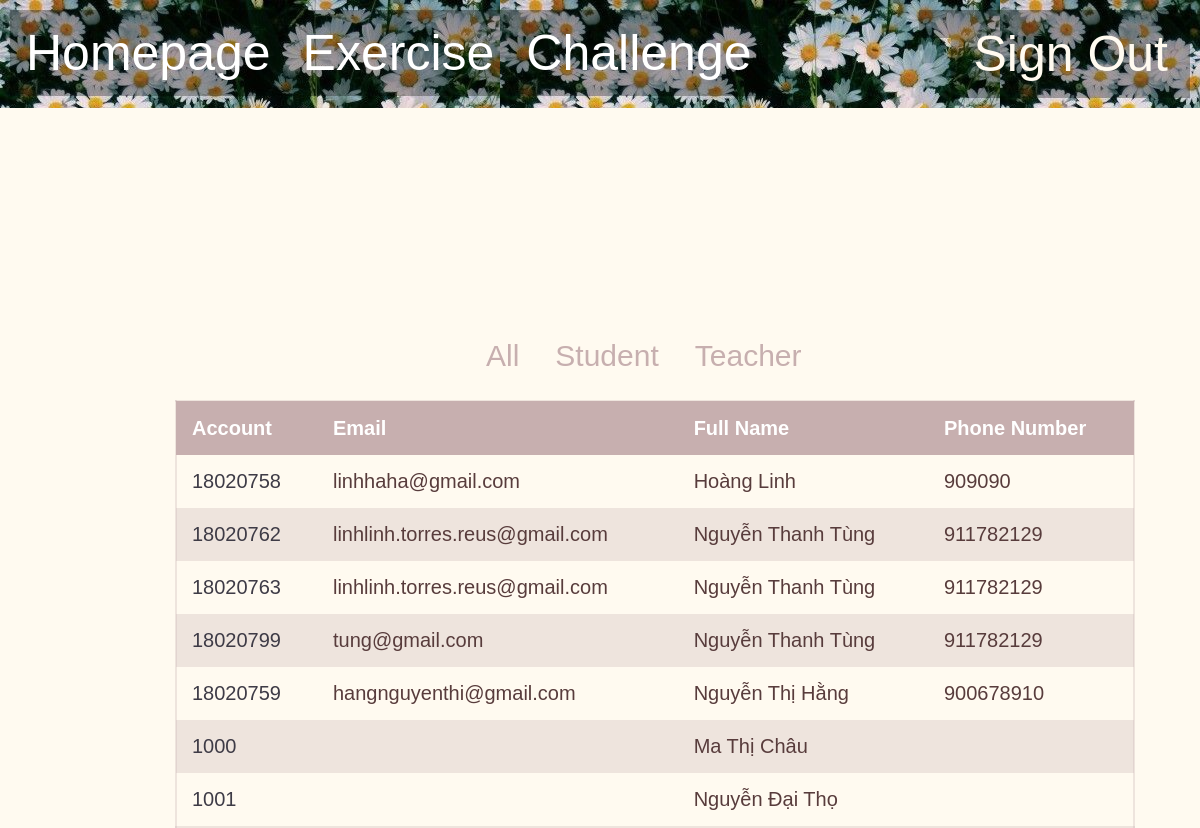
Before: /listOfUsers.php with the older database file.
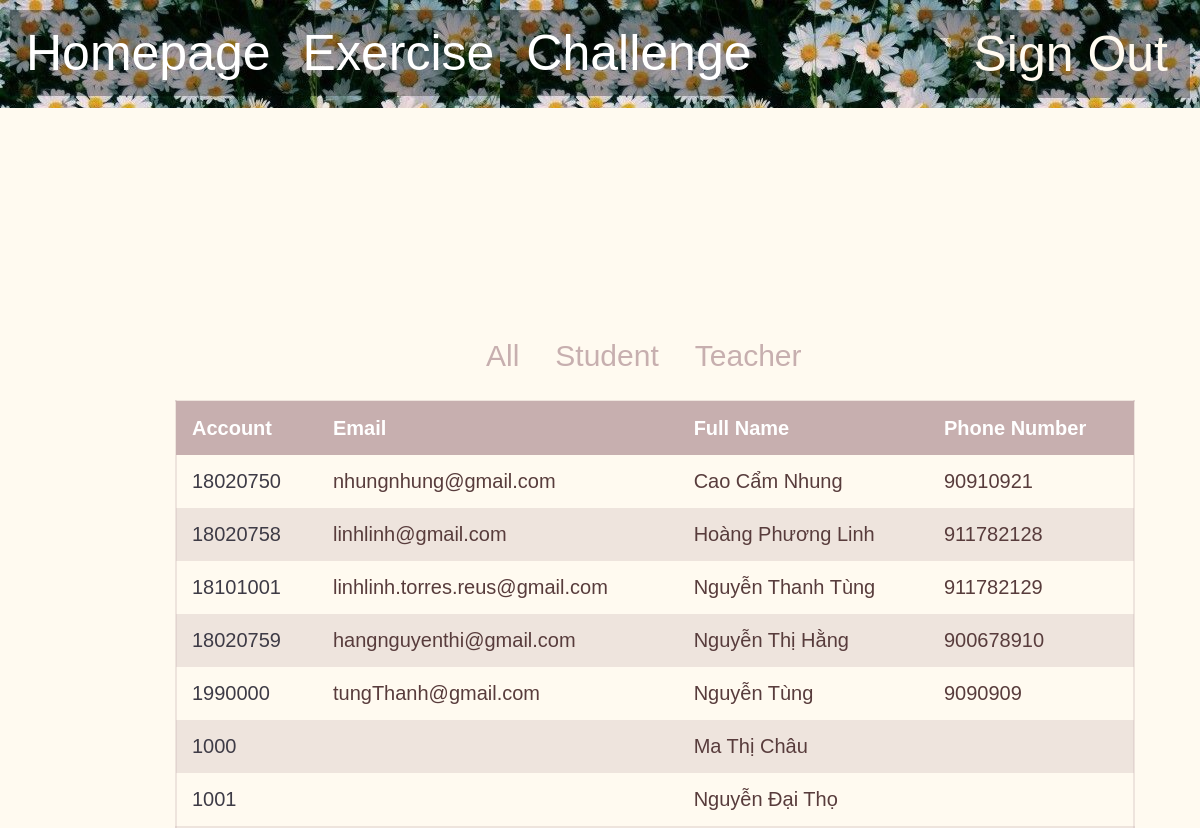
After: the same page with the newer database file.
### tables this page shows
CREATE TABLE `student` (
  `account` varchar(15) NOT NULL,
  `email` varchar(50) NOT NULL,
  `fullName` varchar(50) NOT NULL,
  `phoneNumber` int(15) NOT NULL
);

CREATE TABLE `teacher` (
  `account` varchar(15) NOT NULL,
  `nameOfTeacher` varchar(30) NOT NULL
);

### listOfUsers.php (the view, shortened to what this page needs)
<head>
    <link rel="stylesheet" href="mains.css">
    <link rel="stylesheet" href="navbars.css">
    <link rel="stylesheet" href="listOfUsers.css">
</head>
<body>
    <div>
        <ul>
            <li><a href='listOfUsers.php'>Homepage</a></li>
            <li><a href='exercise.php'>Exercise</a></li>
            <li style="float:right"><a href=""><form action="" method="POST" style="font-size: 0px;"><input type="submit" name="signOut" value="Sign Out" style="border:none; background-color:transparent;
            font-size: 50px; font-family: 'Gill Sans', 'Gill Sans MT', Calibri, 'Trebuchet MS', sans-serif; color: floralwhite;"></form></a></li>
            <li style="float:right"><a href=<?php echo "'listOfUsers.php?account=".$_SESSION["account"]."'>";?> <?php echo $_SESSION["account"];?></a></li>
            <li><a href='challenge.php'>Challenge</a></li>
        </ul>
    </div>
    <div style="height:62%">
        <?php
            $servername = "localhost";
            $database = "student_management";
            $username = "root";
            $password = "";
            $conn = mysqli_connect($servername, $username, $password, $database);
            if (empty($_GET['account'])){
        ?>
        <div style="display: flex">
            <div style="width: 40%"></div>
            <form action="listOfUsers.php" method = "POST" class="selectButton">
                <input type="submit" id="all" name="all" class = "detailButton" value="All">
                <input type="submit" id="student" name="student" class = "detailButton" value="Student">
                <input type="submit" id="teacher" name="teacher" class = "detailButton" value="Teacher">
            </form>
        </div>
        <?php
            }
            $html = '<table id="t01">';
            $html .= '<tr>';
            $html .= '<th>' . "Account" .'</th>';
            $html .= '<th>' . "Email".'</th>';
            $html .= '<th>' . "Full Name" .'</th>';
            $html .= '<th>' . "Phone Number" .'</th>';
            $html .= '</tr>';
            if (!empty($_GET['account'])){
                $html1 = '<table id="t01" style="margin-top: 200px">';
                $html1 .= '<tr>';
                $html1 .= '<th>' . "Account" .'</th>';
                $html1 .= '<th>' . "Email".'</th>';
                $html1 .= '<th>' . "Full Name" .'</th>';
                $html1 .= '<th>' . "Phone Number" .'</th>';
                $html1 .= '</tr>';
                $a = $_GET['account'];
                $sql = "SELECT account, email, fullName, phoneNumber
                        FROM student
                        WHERE account = '$a'";
                $result = $conn->query($sql);
                if ($result->num_rows > 0){
                    $row = $result->fetch_assoc();
                    $html1 .= '<tr>';
                    $html1 .= '<td>' .'<a href="listOfUsers.php?account='.$row["account"].'">'. $row["account"] .'</a>'.'</td>';
                    $html1 .= '<td>' . $row["email"] . '</td>';
                    $html1 .= '<td>' . $row["fullName"] . '</td>';
                    $html1 .= '<td>' . $row["phoneNumber"] . '</td>';
                    $html1 .= '</tr>';
                    $html1 .= '</table>';
                    echo $html1;
                } else {
                    $sqlTeacher = "SELECT account, nameOfTeacher
                                FROM teacher
                                WHERE account = '$a'";
                    $result = $conn->query($sqlTeacher);
                    $row = $result->fetch_assoc();
                            $a = $row['account'];
                            $html1 .= '<tr>';
                            $html1 .= '<td>' .'<a href="listOfUsers.php?account='.$row["account"].'">'. $row["account"] .'</a>'.'</td>';
                            $html1 .= '<td>' .''. '</td>';
                            $html1 .= '<td>' . $row["nameOfTeacher"] . '</td>';
                            $html1 .= '<td>' .''. '</td>';
                            $html1 .= '</tr>';
                    $html1 .= '</table>';
                    echo $html1;
                }
            }
            else{
                $sqlStudent = "SELECT account, email, fullName, phoneNumber
                                FROM student
                                ORDER BY fullName ASC";
                $sqlTeacher = "SELECT account, nameOfTeacher
                                FROM teacher
                                ORDER BY nameOfTeacher ASC";
                if (!empty($_POST['student'])){
                    $result = $conn->query($sqlStudent);
                    if ($result->num_rows > 0) {
                        while($row = $result->fetch_assoc()) {
                            $html .= '<tr>';
                            $html .= '<td>' .'<a href="listOfUsers.php?account='.$row["account"].'">'. $row["account"] .'</a>'.'</td>';
                            $html .= '<td>' . $row["email"] . '</td>';
                            $html .= '<td>' . $row["fullName"] . '</td>';
                            $html .= '<td>' . $row["phoneNumber"] . '</td>';
                            $html .= '</tr>';
                        }
                    }
                    $html .= '</table>';
                    echo $html;
                }
                else{
                    $result = $conn->query($sqlStudent);
                    if ($result->num_rows > 0) {
                        while($row = $result->fetch_assoc()) {
                            $html .= '<tr>';
                            $html .= '<td>' .'<a href="listOfUsers.php?account='.$row["account"].'">'. $row["account"] .'</a>'.'</td>';
                            $html .= '<td>' . $row["email"] . '</td>';
                            $html .= '<td>' . $row["fullName"] . '</td>';
                            $html .= '<td>' . $row["phoneNumber"] . '</td>';
                            $html .= '</tr>';
                        }
                    }
                    $result = $conn->query($sqlTeacher);
                    if ($result->num_rows > 0) {
                        while($row = $result->fetch_assoc()) {
                            $html .= '<tr>';
                            $html .= '<td>' .'<a href="listOfUsers.php?account='.$row["account"].'">'. $row["account"] .'</a>'.'</td>';
                            $html .= '<td>' .''. '</td>';
                            $html .= '<td>' . $row["nameOfTeacher"] . '</td>';
                            $html .= '<td>' .''. '</td>';
                            $html .= '</tr>';
                        }
                    }
                    $html .= '</table>';
                    echo $html;
                }
            }
                ?>
    </div>
</body>

### mains.css (style rules this page uses)
body { margin: 0; background-color: floralwhite; }
.selectButton { margin-top: 200px; }
.detailButton { font-size: 30px; background-color: floralwhite; font-family: 'Gill Sans', 'Gill Sans MT', Calibri, 'Trebuchet MS', sans-serif; color: rgb(199, 175, 175); margin-right: 20px; border: none; }

### navbars.css (style rules this page uses)
ul { list-style-type: none; margin: 0px; border-bottom: 30px solid floralwhite; padding: 10; overflow: hidden; background-image:url('image/b99d24f738af6f0ac9dd9d15391b8f77.jpg'); font-size: 50px; font-family: 'Gill Sans', 'Gill Sans MT', Calibri, 'Trebuchet MS', sans-serif; color: floralwhite; }
li { float: left; }
li a { display: block; color: white; text-align: center; padding: 14px 16px; text-decoration: none; background-color: rgba(0, 0, 0, 0.3); }

### listOfUsers.css (style rules this page uses)
table { margin: 10px 175px; width: 80%; border: 2px solid rgb(199, 175, 175, 0.3); }
table, th, td { border-collapse: collapse; font-size: 20px; font-family: 'Gill Sans', 'Gill Sans MT', Calibri, 'Trebuchet MS', sans-serif; }
th, td { padding: 15px; text-align: left; }
#t01 tr:nth-child(even) { background-color: floralwhite ; color: rgb(88, 60, 60); }
#t01 a:link { color: rgb(62, 59, 70) ; text-decoration: none; }
#t01 tr:nth-child(odd) { background-color: rgb(199, 175, 175, 0.3); color: rgb(88, 60, 60); }
#t01 th { background-color: rgb(199, 175, 175); color: white; }

Changed rows visible on the page:
removed student: account "18020762", email "linhlinh.torres.reus@gmail.com", fullName "Nguyễn Thanh Tùng", phoneNumber "911782129"
removed student: account "18020763", email "linhlinh.torres.reus@gmail.com", fullName "Nguyễn Thanh Tùng", phoneNumber "911782129"
removed student: account "18020799", email "tung@gmail.com", fullName "Nguyễn Thanh Tùng", phoneNumber "911782129"
added student: account "18020750", email "nhungnhung@gmail.com", fullName "Cao Cẩm Nhung", phoneNumber "90910921"
changed student id 18020758: email "linhhaha@gmail.com" → "linhlinh@gmail.com"; fullName "Hoàng Linh" → "Hoàng Phương Linh"; phoneNumber "909090" → "911782128"
added student: account "18101001", email "linhlinh.torres.reus@gmail.com", fullName "Nguyễn Thanh Tùng", phoneNumber "911782129"
added student: account "1990000", email "tungThanh@gmail.com", fullName "Nguyễn Tùng", phoneNumber "9090909"
